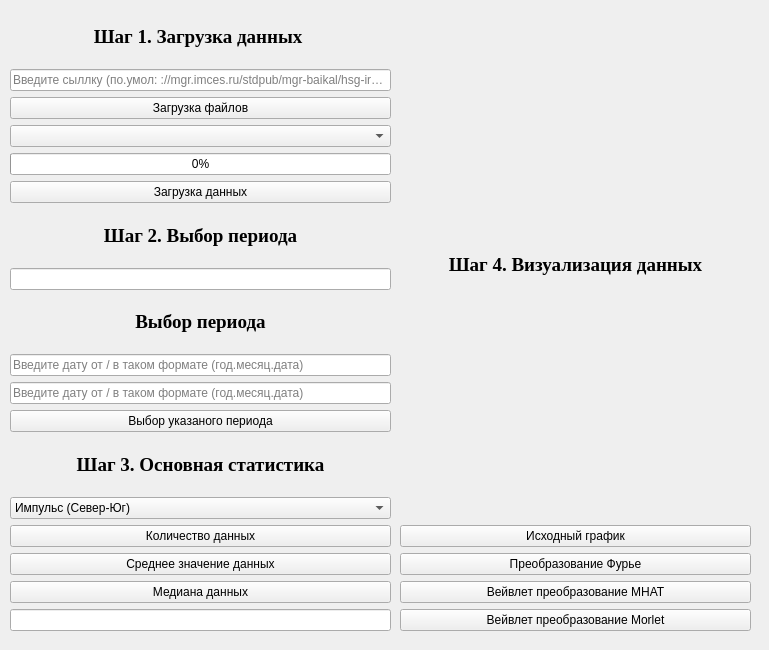
<?xml version="1.0" encoding="UTF-8"?>
<ui version="4.0">
 <class>MainWindow</class>
 <widget class="QMainWindow" name="MainWindow">
  <property name="geometry">
   <rect>
    <x>0</x>
    <y>0</y>
    <width>769</width>
    <height>650</height>
   </rect>
  </property>
  <property name="windowTitle">
   <string>Научная работа</string>
  </property>
  <widget class="QWidget" name="centralwidget">
   <widget class="QWidget" name="verticalLayoutWidget">
    <property name="geometry">
     <rect>
      <x>10</x>
      <y>10</y>
      <width>381</width>
      <height>621</height>
     </rect>
    </property>
    <layout class="QVBoxLayout" name="verticalLayout">
     <item>
      <widget class="QLabel" name="label">
       <property name="font">
        <font>
         <family>Times New Roman</family>
         <pointsize>14</pointsize>
         <weight>75</weight>
         <bold>true</bold>
        </font>
       </property>
       <property name="text">
        <string>Шаг 1. Загрузка данных </string>
       </property>
       <property name="alignment">
        <set>Qt::AlignCenter</set>
       </property>
      </widget>
     </item>
     <item>
      <widget class="QLineEdit" name="lineediturl">
       <property name="placeholderText">
        <string>Введите сыллку (по.умол: ://mgr.imces.ru/stdpub/mgr-baikal/hsg-irkutsk/</string>
       </property>
      </widget>
     </item>
     <item>
      <widget class="QPushButton" name="pushButton">
       <property name="text">
        <string>Загрузка файлов</string>
       </property>
      </widget>
     </item>
     <item>
      <widget class="QComboBox" name="comboBox_2">
       <property name="currentText">
        <string/>
       </property>
      </widget>
     </item>
     <item>
      <widget class="QProgressBar" name="progressBar">
       <property name="value">
        <number>0</number>
       </property>
      </widget>
     </item>
     <item>
      <widget class="QPushButton" name="downloadpush">
       <property name="text">
        <string>Загрузка данных</string>
       </property>
      </widget>
     </item>
     <item>
      <widget class="QLabel" name="label_2">
       <property name="font">
        <font>
         <family>Times New Roman</family>
         <pointsize>14</pointsize>
         <weight>75</weight>
         <bold>true</bold>
        </font>
       </property>
       <property name="text">
        <string>Шаг 2. Выбор периода</string>
       </property>
       <property name="alignment">
        <set>Qt::AlignCenter</set>
       </property>
      </widget>
     </item>
     <item>
      <widget class="QLineEdit" name="pokazatdatu"/>
     </item>
     <item>
      <widget class="QLabel" name="label_3">
       <property name="font">
        <font>
         <family>Times New Roman</family>
         <pointsize>14</pointsize>
         <weight>75</weight>
         <bold>true</bold>
        </font>
       </property>
       <property name="text">
        <string>Выбор периода</string>
       </property>
       <property name="alignment">
        <set>Qt::AlignCenter</set>
       </property>
      </widget>
     </item>
     <item>
      <widget class="QLineEdit" name="dataot">
       <property name="placeholderText">
        <string>Введите дату от / в таком формате (год.месяц.дата)</string>
       </property>
      </widget>
     </item>
     <item>
      <widget class="QLineEdit" name="datado">
       <property name="placeholderText">
        <string>Введите дату от / в таком формате (год.месяц.дата)</string>
       </property>
      </widget>
     </item>
     <item>
      <widget class="QPushButton" name="periodpush">
       <property name="text">
        <string>Выбор указаного периода</string>
       </property>
      </widget>
     </item>
     <item>
      <widget class="QLabel" name="label_4">
       <property name="font">
        <font>
         <family>Times New Roman</family>
         <pointsize>14</pointsize>
         <weight>75</weight>
         <bold>true</bold>
        </font>
       </property>
       <property name="text">
        <string>Шаг 3. Основная статистика</string>
       </property>
       <property name="alignment">
        <set>Qt::AlignCenter</set>
       </property>
      </widget>
     </item>
     <item>
      <widget class="QComboBox" name="comboBox">
       <item>
        <property name="text">
         <string>Импульс (Север-Юг)</string>
        </property>
       </item>
       <item>
        <property name="text">
         <string>Амплитуда (Север-Юг)</string>
        </property>
       </item>
       <item>
        <property name="text">
         <string>Импульс (Запад-Восток)</string>
        </property>
       </item>
       <item>
        <property name="text">
         <string>Амплитуда (Запад-Восток)</string>
        </property>
       </item>
      </widget>
     </item>
     <item>
      <widget class="QPushButton" name="countpush">
       <property name="text">
        <string>Количество данных</string>
       </property>
      </widget>
     </item>
     <item>
      <widget class="QPushButton" name="meanpush">
       <property name="text">
        <string>Среднее значение данных</string>
       </property>
      </widget>
     </item>
     <item>
      <widget class="QPushButton" name="medianpush">
       <property name="text">
        <string>Медиана данных</string>
       </property>
      </widget>
     </item>
     <item>
      <widget class="QLineEdit" name="lineEditstat"/>
     </item>
    </layout>
   </widget>
   <widget class="QWidget" name="verticalLayoutWidget_2">
    <property name="geometry">
     <rect>
      <x>400</x>
      <y>10</y>
      <width>351</width>
      <height>621</height>
     </rect>
    </property>
    <layout class="QVBoxLayout" name="verticalLayout_2">
     <item>
      <widget class="QLabel" name="label_5">
       <property name="font">
        <font>
         <family>Times New Roman</family>
         <pointsize>14</pointsize>
         <weight>75</weight>
         <bold>true</bold>
        </font>
       </property>
       <property name="text">
        <string>Шаг 4. Визуализация данных</string>
       </property>
       <property name="alignment">
        <set>Qt::AlignCenter</set>
       </property>
      </widget>
     </item>
     <item>
      <widget class="QPushButton" name="maingraphpush">
       <property name="text">
        <string>Исходный график</string>
       </property>
      </widget>
     </item>
     <item>
      <widget class="QPushButton" name="furiepush">
       <property name="text">
        <string>Преобразование Фурье</string>
       </property>
      </widget>
     </item>
     <item>
      <widget class="QPushButton" name="mhatpush">
       <property name="text">
        <string>Вейвлет преобразование MHAT</string>
       </property>
      </widget>
     </item>
     <item>
      <widget class="QPushButton" name="morletpush">
       <property name="text">
        <string>Вейвлет преобразование Morlet</string>
       </property>
      </widget>
     </item>
    </layout>
   </widget>
  </widget>
 </widget>
 <resources/>
 <connections/>
</ui>
